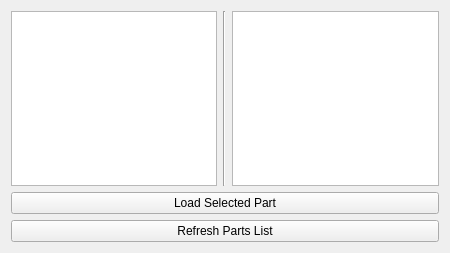
<?xml version="1.0" encoding="UTF-8"?>
<ui version="4.0">
 <class>PartSelection</class>
 <widget class="QWidget" name="PartSelection">
  <property name="geometry">
   <rect>
    <x>0</x>
    <y>0</y>
    <width>450</width>
    <height>253</height>
   </rect>
  </property>
  <property name="windowTitle">
   <string>Form</string>
  </property>
  <layout class="QVBoxLayout" name="verticalLayout_9">
   <item>
    <layout class="QHBoxLayout" name="horizontalLayout">
     <item>
      <widget class="QListWidget" name="list_widget_parts"/>
     </item>
     <item>
      <widget class="Line" name="line">
       <property name="orientation">
        <enum>Qt::Vertical</enum>
       </property>
      </widget>
     </item>
     <item>
      <widget class="QTextEdit" name="text_edit_part_description"/>
     </item>
    </layout>
   </item>
   <item>
    <widget class="QPushButton" name="push_button_load_selected_part">
     <property name="text">
      <string>Load Selected Part</string>
     </property>
    </widget>
   </item>
   <item>
    <widget class="QPushButton" name="push_button_refresh_parts_list">
     <property name="text">
      <string>Refresh Parts List</string>
     </property>
    </widget>
   </item>
  </layout>
 </widget>
 <resources/>
 <connections/>
</ui>
